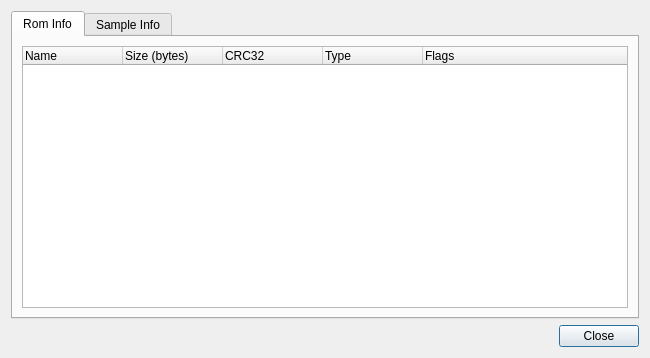
<?xml version="1.0" encoding="UTF-8"?>
<ui version="4.0">
 <class>RomInfoDialog</class>
 <widget class="QDialog" name="RomInfoDialog">
  <property name="geometry">
   <rect>
    <x>0</x>
    <y>0</y>
    <width>650</width>
    <height>358</height>
   </rect>
  </property>
  <property name="windowTitle">
   <string>Dialog</string>
  </property>
  <layout class="QVBoxLayout" name="verticalLayout_2">
   <item>
    <widget class="QTabWidget" name="tabWidget">
     <property name="currentIndex">
      <number>0</number>
     </property>
     <widget class="QWidget" name="tab">
      <attribute name="title">
       <string>Rom Info</string>
      </attribute>
      <layout class="QVBoxLayout" name="verticalLayout">
       <item>
        <widget class="QTreeWidget" name="tvRoms">
         <column>
          <property name="text">
           <string>Name</string>
          </property>
         </column>
         <column>
          <property name="text">
           <string>Size (bytes)</string>
          </property>
         </column>
         <column>
          <property name="text">
           <string>CRC32</string>
          </property>
         </column>
         <column>
          <property name="text">
           <string>Type</string>
          </property>
         </column>
         <column>
          <property name="text">
           <string>Flags</string>
          </property>
         </column>
        </widget>
       </item>
      </layout>
     </widget>
     <widget class="QWidget" name="tab_2">
      <attribute name="title">
       <string>Sample Info</string>
      </attribute>
      <layout class="QVBoxLayout" name="verticalLayout_3">
       <item>
        <widget class="QTreeWidget" name="tvSamples">
         <column>
          <property name="text">
           <string>Name</string>
          </property>
         </column>
        </widget>
       </item>
      </layout>
     </widget>
    </widget>
   </item>
   <item>
    <layout class="QHBoxLayout" name="horizontalLayout">
     <item>
      <spacer name="horizontalSpacer">
       <property name="orientation">
        <enum>Qt::Horizontal</enum>
       </property>
       <property name="sizeHint" stdset="0">
        <size>
         <width>40</width>
         <height>20</height>
        </size>
       </property>
      </spacer>
     </item>
     <item>
      <widget class="QPushButton" name="btnClose">
       <property name="text">
        <string>Close</string>
       </property>
      </widget>
     </item>
    </layout>
   </item>
  </layout>
 </widget>
 <resources/>
 <connections>
  <connection>
   <sender>btnClose</sender>
   <signal>clicked()</signal>
   <receiver>RomInfoDialog</receiver>
   <slot>accept()</slot>
   <hints>
    <hint type="sourcelabel">
     <x>604</x>
     <y>332</y>
    </hint>
    <hint type="destinationlabel">
     <x>514</x>
     <y>334</y>
    </hint>
   </hints>
  </connection>
 </connections>
</ui>
